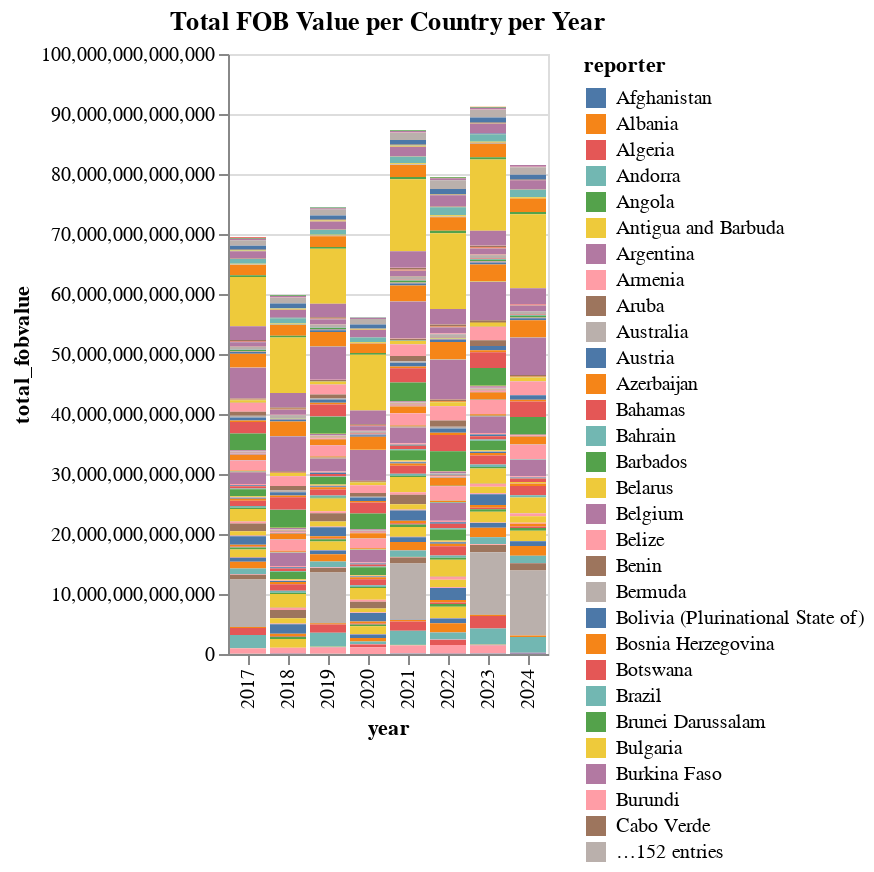

The notebook cell this image was saved under:
### Markdown cell above
### Few sample questions

### Code cell
question = "Give me total FOB value per country per year"

def answer_sample_question(question, insights: bool = True):
    results = answer(question)
    if insights:
        results["insights"] = generate_llm_insights(results, question=question, max_rows=5, max_cols=5)
    
    print("Results DataFrame:")
    display(results["df"].head(20))
    display(results.get("chart", None))

    print("Insights:")
    for line in results.get("insights", []):
        print(line)


answer_sample_question(question, insights=True)

### Figure 1 — Vega-Lite specification as saved in the notebook (floating-point values rounded to 4 significant figures; data arrays with more than 128 entries replaced by an {"elided": "..."} marker saying what was removed)
{"config": {"view": {"continuousWidth": 300, "continuousHeight": 300}}, "data": {"name": "data-f6a5bb1bcf0d0b1dafe1a6fa972896a6"}, "mark": {"type": "bar"}, "encoding": {"color": {"field": "reporter", "type": "nominal"}, "tooltip": [{"field": "year", "type": "quantitative"}, {"field": "reporter", "type": "nominal"}, {"field": "total_fobvalue", "type": "quantitative"}], "x": {"field": "year", "type": "ordinal"}, "y": {"field": "total_fobvalue", "type": "quantitative"}}, "title": "Total FOB Value per Country per Year", "$schema": "https://vega.github.io/schema/vega-lite/v5.20.1.json", "datasets": {"data-f6a5bb1bcf0d0b1dafe1a6fa972896a6": {"elided": "1215 records"}}}
